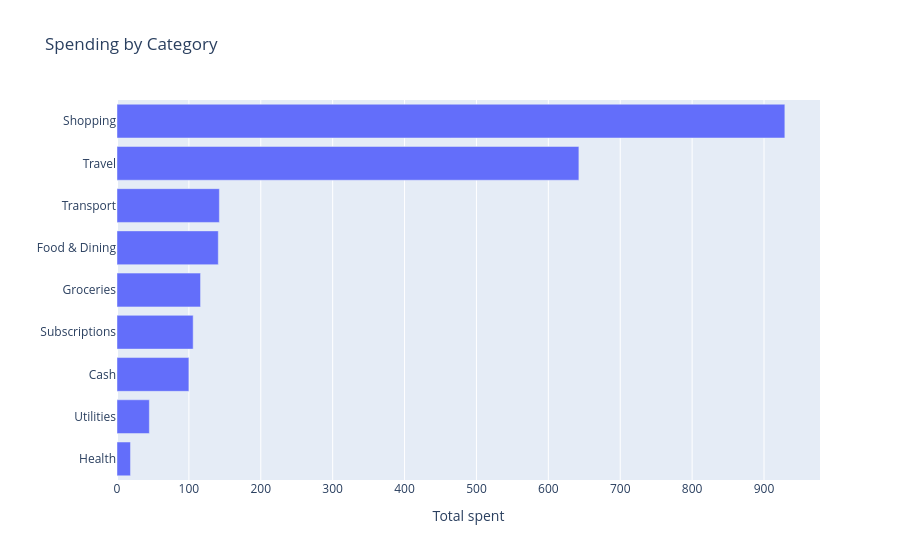

Notebook cell for this chart:
### Markdown cell above
## 9. Visualisation

Spending by category (expenses only — the `Income` category is a different
kind of thing and would distort a "where did the money go" chart).

### Code cell
spending_by_category = transactions_by_category(con)
spending_by_category = spending_by_category[spending_by_category["total_amount"] < 0].copy()
spending_by_category["spend"] = spending_by_category["total_amount"].abs()
spending_by_category = spending_by_category.sort_values("spend", ascending=True)

fig = px.bar(
    spending_by_category,
    x="spend",
    y="category",
    orientation="h",
    title="Spending by Category",
    labels={"spend": "Total spent", "category": ""},
)
fig.update_layout(showlegend=False)
fig.show()

### Figure 1 — Plotly figure (JSON) as saved in the notebook; plotly's stock layout.template omitted (floating-point values rounded to 4 significant figures)
{"data": [{"hovertemplate": "Total spent=%{x}<br>=%{y}<extra></extra>", "legendgroup": "", "marker": {"color": "#636efa", "pattern": {"shape": ""}}, "name": "", "orientation": "h", "showlegend": false, "textposition": "auto", "type": "bar", "x": [18.75, 45.0, 100.0, 106.0, 116.2, 140.9, 142.4, 642.5, 929.0], "xaxis": "x", "y": ["Health", "Utilities", "Cash", "Subscriptions", "Groceries", "Food & Dining", "Transport", "Travel", "Shopping"], "yaxis": "y"}], "layout": {"barmode": "relative", "legend": {"tracegroupgap": 0}, "showlegend": false, "title": {"text": "Spending by Category"}, "xaxis": {"anchor": "y", "domain": [0.0, 1.0], "title": {"text": "Total spent"}}, "yaxis": {"anchor": "x", "domain": [0.0, 1.0], "title": {"text": ""}}}}
